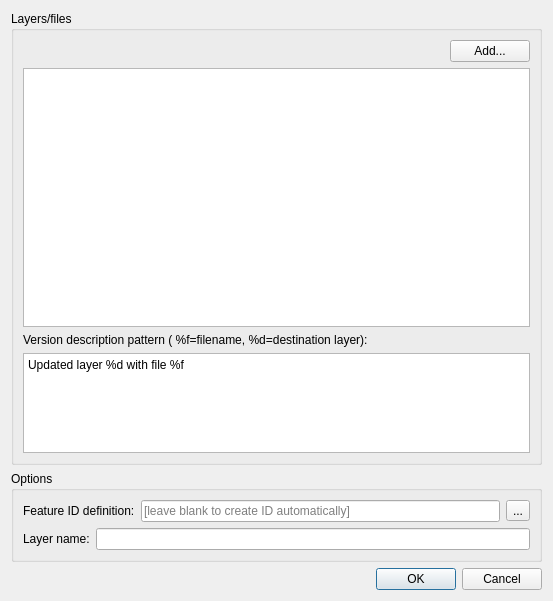
<?xml version="1.0" encoding="UTF-8"?>
<ui version="4.0">
 <class>BatchImportDialog</class>
 <widget class="QDialog" name="BatchImportDialog">
  <property name="geometry">
   <rect>
    <x>0</x>
    <y>0</y>
    <width>553</width>
    <height>601</height>
   </rect>
  </property>
  <property name="windowTitle">
   <string>Batch import</string>
  </property>
  <layout class="QVBoxLayout" name="verticalLayout_3">
   <item>
    <widget class="QGroupBox" name="layersGroup">
     <property name="title">
      <string>Layers/files</string>
     </property>
     <layout class="QVBoxLayout" name="verticalLayout_2">
      <item>
       <layout class="QHBoxLayout" name="horizontalLayout_2">
        <item>
         <spacer name="horizontalSpacer">
          <property name="orientation">
           <enum>Qt::Horizontal</enum>
          </property>
          <property name="sizeHint" stdset="0">
           <size>
            <width>1</width>
            <height>1</height>
           </size>
          </property>
         </spacer>
        </item>
        <item>
         <widget class="QPushButton" name="addLayersButton">
          <property name="text">
           <string>Add...</string>
          </property>
         </widget>
        </item>
       </layout>
      </item>
      <item>
       <widget class="QListWidget" name="layersList">
        <property name="dragEnabled">
         <bool>true</bool>
        </property>
        <property name="dragDropMode">
         <enum>QAbstractItemView::InternalMove</enum>
        </property>
        <property name="defaultDropAction">
         <enum>Qt::IgnoreAction</enum>
        </property>
        <property name="alternatingRowColors">
         <bool>true</bool>
        </property>
        <property name="selectionMode">
         <enum>QAbstractItemView::SingleSelection</enum>
        </property>
        <property name="selectionBehavior">
         <enum>QAbstractItemView::SelectRows</enum>
        </property>
       </widget>
      </item>
      <item>
       <widget class="QLabel" name="label">
        <property name="text">
         <string>Version description pattern ( %f=filename, %d=destination layer):</string>
        </property>
       </widget>
      </item>
      <item>
       <widget class="QPlainTextEdit" name="commitTextBox">
        <property name="maximumSize">
         <size>
          <width>16777215</width>
          <height>100</height>
         </size>
        </property>
        <property name="plainText">
         <string>Updated layer %d with file %f</string>
        </property>
       </widget>
      </item>
     </layout>
    </widget>
   </item>
   <item>
    <widget class="QGroupBox" name="optionsGroup">
     <property name="title">
      <string>Options</string>
     </property>
     <layout class="QVBoxLayout" name="verticalLayout">
      <item>
       <layout class="QHBoxLayout" name="horizontalLayout">
        <item>
         <widget class="QLabel" name="label_16">
          <property name="text">
           <string>Feature ID definition:</string>
          </property>
         </widget>
        </item>
        <item>
         <widget class="QLineEdit" name="featureIdBox">
          <property name="text">
           <string/>
          </property>
          <property name="placeholderText">
           <string>[leave blank to create ID automatically]</string>
          </property>
         </widget>
        </item>
        <item>
         <widget class="QToolButton" name="fidFieldsButton">
          <property name="text">
           <string>...</string>
          </property>
         </widget>
        </item>
       </layout>
      </item>
      <item>
       <layout class="QHBoxLayout" name="horizontalLayout_26">
        <item>
         <widget class="QLabel" name="label_35">
          <property name="text">
           <string>Layer name:</string>
          </property>
         </widget>
        </item>
        <item>
         <widget class="QLineEdit" name="destTreeBox">
          <property name="placeholderText">
           <string/>
          </property>
         </widget>
        </item>
       </layout>
      </item>
     </layout>
    </widget>
   </item>
   <item>
    <widget class="QDialogButtonBox" name="buttonBox">
     <property name="orientation">
      <enum>Qt::Horizontal</enum>
     </property>
     <property name="standardButtons">
      <set>QDialogButtonBox::Cancel|QDialogButtonBox::Ok</set>
     </property>
    </widget>
   </item>
  </layout>
 </widget>
 <resources/>
 <connections/>
</ui>
